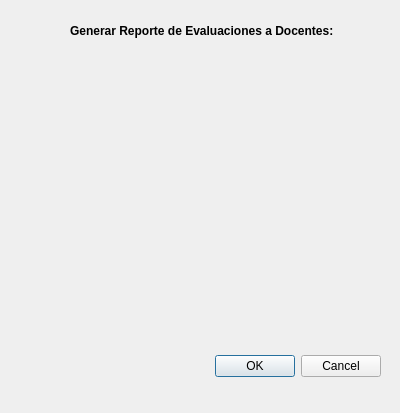
<?xml version="1.0" encoding="UTF-8"?>
<ui version="4.0">
 <class>Dialog</class>
 <widget class="QDialog" name="Dialog">
  <property name="geometry">
   <rect>
    <x>0</x>
    <y>0</y>
    <width>400</width>
    <height>413</height>
   </rect>
  </property>
  <property name="windowTitle">
   <string>Reporte Evaluaciones a Docente</string>
  </property>
  <widget class="QDialogButtonBox" name="buttonBox">
   <property name="geometry">
    <rect>
     <x>40</x>
     <y>350</y>
     <width>341</width>
     <height>32</height>
    </rect>
   </property>
   <property name="orientation">
    <enum>Qt::Horizontal</enum>
   </property>
   <property name="standardButtons">
    <set>QDialogButtonBox::Cancel|QDialogButtonBox::Ok</set>
   </property>
  </widget>
  <widget class="QLabel" name="label">
   <property name="geometry">
    <rect>
     <x>70</x>
     <y>10</y>
     <width>281</width>
     <height>41</height>
    </rect>
   </property>
   <property name="font">
    <font>
     <italic>false</italic>
     <bold>true</bold>
    </font>
   </property>
   <property name="text">
    <string>Generar Reporte de Evaluaciones a Docentes:</string>
   </property>
  </widget>
 </widget>
 <resources/>
 <connections>
  <connection>
   <sender>buttonBox</sender>
   <signal>accepted()</signal>
   <receiver>Dialog</receiver>
   <slot>accept()</slot>
   <hints>
    <hint type="sourcelabel">
     <x>248</x>
     <y>254</y>
    </hint>
    <hint type="destinationlabel">
     <x>157</x>
     <y>274</y>
    </hint>
   </hints>
  </connection>
  <connection>
   <sender>buttonBox</sender>
   <signal>rejected()</signal>
   <receiver>Dialog</receiver>
   <slot>reject()</slot>
   <hints>
    <hint type="sourcelabel">
     <x>316</x>
     <y>260</y>
    </hint>
    <hint type="destinationlabel">
     <x>286</x>
     <y>274</y>
    </hint>
   </hints>
  </connection>
 </connections>
</ui>
